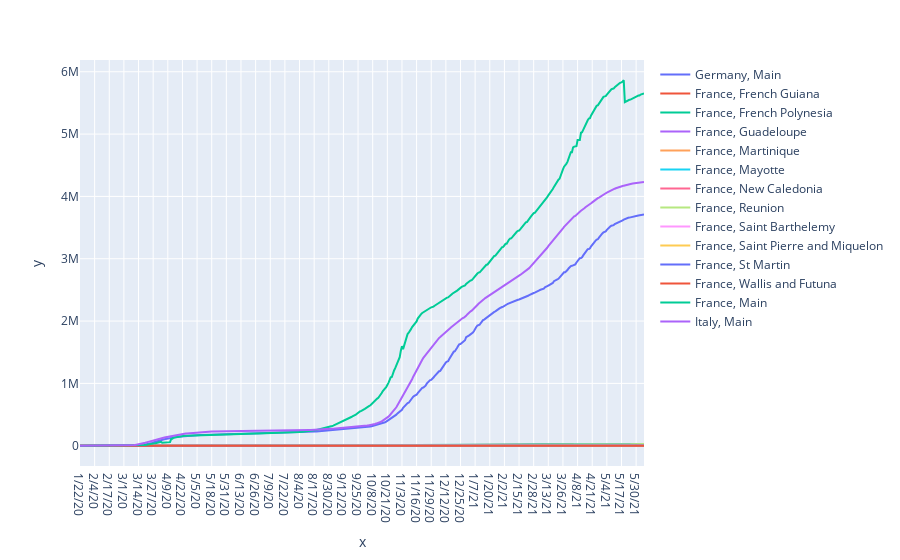

The notebook cell saved with this chart:
### Code cell
# simple plotting
import plotly.graph_objects as go
countries_to_plot = ['Germany', 'France', 'Italy']

df_cntrs = df.loc[pd.IndexSlice[countries_to_plot,:],:]['Data'].T
print(df_cntrs.index.get_level_values(0))
#print(df_cntrs['France'].columns.values)
#df_cntrs = df_cntrs.set_index('Country/Region').T
#print(df_cntrs[df_cntrs['index'])
first = True
fig = go.Figure()
if True:
    for country in countries_to_plot:
        if first:
            #print(df_cntrs[country].columns)
            if len(df_cntrs[country].columns.values) > 1:
                fig = px.line(x=[a for a in df_cntrs.index.get_level_values(0)], y=df_cntrs[country].to_numpy()[:,0])
                fig.data[-1].name=df_cntrs[country].columns.values[0]
                fig.data[-1].showlegend = True
            
                for i in range(1, len(df_cnts[country].columns.values)):
                    fig.add_scatter(x=df_cntrs.index, y=df_cntrs[country].to_numpy()[:,i], mode='lines')
                    fig.data[-1].name=country + ", " + df_cntrs[country].columns.values[i]
            else:
                #print(df_cntrs[country][2:].to_numpy()[:,0])
                #print([a[1] for a in df_cntrs.index.get_level_values(0)])
                fig = px.line(x=[a for a in df_cntrs.index.get_level_values(0)], y=df_cntrs[country].to_numpy()[:,0])
                fig.data[-1].name=country + ", " + df_cntrs[country].columns.values[0]
                fig.data[-1].showlegend = True
                pass
            first = False
        else:
            if len(df_cntrs[country].columns.values) > 1:
                for i in range(len(df_cntrs[country].columns.values)):
                    fig.add_scatter(x=[a for a in df_cntrs.index.get_level_values(0)], y=df_cntrs[country].to_numpy()[:,i], mode='lines')
                    fig.data[-1].name=country + ", " + df_cntrs[country].columns.values[i]
            else:
                #print(df_cntrs[country][2:].to_numpy()[:,0])
                fig.add_scatter(x=[a for a in df_cntrs.index.get_level_values(0)], y=df_cntrs[country].to_numpy()[:,0], mode='lines', name=country + ", " + df_cntrs[country].columns.values[0])
    #df_cntrs.plot()
    fig.show()

### Figure 1 — Plotly figure (JSON) as saved in the notebook; plotly's stock layout.template omitted (floating-point values rounded to 4 significant figures; data arrays with more than 128 entries replaced by an {"elided": "..."} marker saying what was removed)
{"data": [{"hovertemplate": "x=%{x}<br>y=%{y}<extra></extra>", "legendgroup": "", "line": {"color": "#636efa", "dash": "solid"}, "mode": "lines", "name": "Germany, Main", "orientation": "v", "showlegend": true, "type": "scatter", "x": {"elided": "502 str values"}, "xaxis": "x", "y": {"elided": "502 int values"}, "yaxis": "y"}, {"mode": "lines", "name": "France, French Guiana", "type": "scatter", "x": {"elided": "502 str values"}, "y": {"elided": "502 int values"}}, {"mode": "lines", "name": "France, French Polynesia", "type": "scatter", "x": {"elided": "502 str values"}, "y": {"elided": "502 int values"}}, {"mode": "lines", "name": "France, Guadeloupe", "type": "scatter", "x": {"elided": "502 str values"}, "y": {"elided": "502 int values"}}, {"mode": "lines", "name": "France, Martinique", "type": "scatter", "x": {"elided": "502 str values"}, "y": {"elided": "502 int values"}}, {"mode": "lines", "name": "France, Mayotte", "type": "scatter", "x": {"elided": "502 str values"}, "y": {"elided": "502 int values"}}, {"mode": "lines", "name": "France, New Caledonia", "type": "scatter", "x": {"elided": "502 str values"}, "y": {"elided": "502 int values"}}, {"mode": "lines", "name": "France, Reunion", "type": "scatter", "x": {"elided": "502 str values"}, "y": {"elided": "502 int values"}}, {"mode": "lines", "name": "France, Saint Barthelemy", "type": "scatter", "x": {"elided": "502 str values"}, "y": {"elided": "502 int values"}}, {"mode": "lines", "name": "France, Saint Pierre and Miquelon", "type": "scatter", "x": {"elided": "502 str values"}, "y": {"elided": "502 int values"}}, {"mode": "lines", "name": "France, St Martin", "type": "scatter", "x": {"elided": "502 str values"}, "y": {"elided": "502 int values"}}, {"mode": "lines", "name": "France, Wallis and Futuna", "type": "scatter", "x": {"elided": "502 str values"}, "y": {"elided": "502 int values"}}, {"mode": "lines", "name": "France, Main", "type": "scatter", "x": {"elided": "502 str values"}, "y": {"elided": "502 int values"}}, {"mode": "lines", "name": "Italy, Main", "type": "scatter", "x": {"elided": "502 str values"}, "y": {"elided": "502 int values"}}], "layout": {"legend": {"tracegroupgap": 0}, "margin": {"t": 60}, "xaxis": {"anchor": "y", "domain": [0, 1], "title": {"text": "x"}}, "yaxis": {"anchor": "x", "domain": [0, 1], "title": {"text": "y"}}}}
